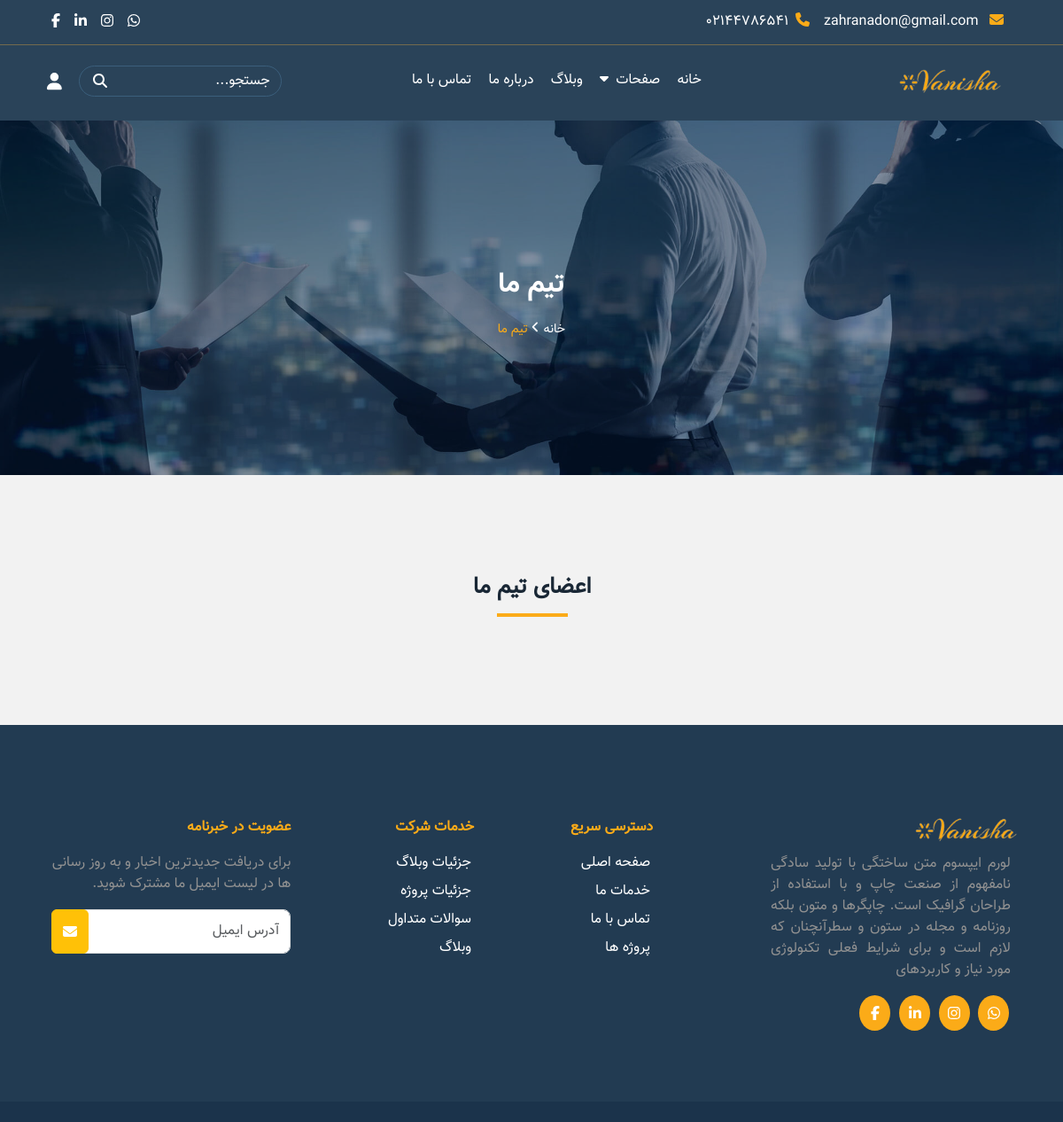
The page /team/members/ on the database as committed earlier.
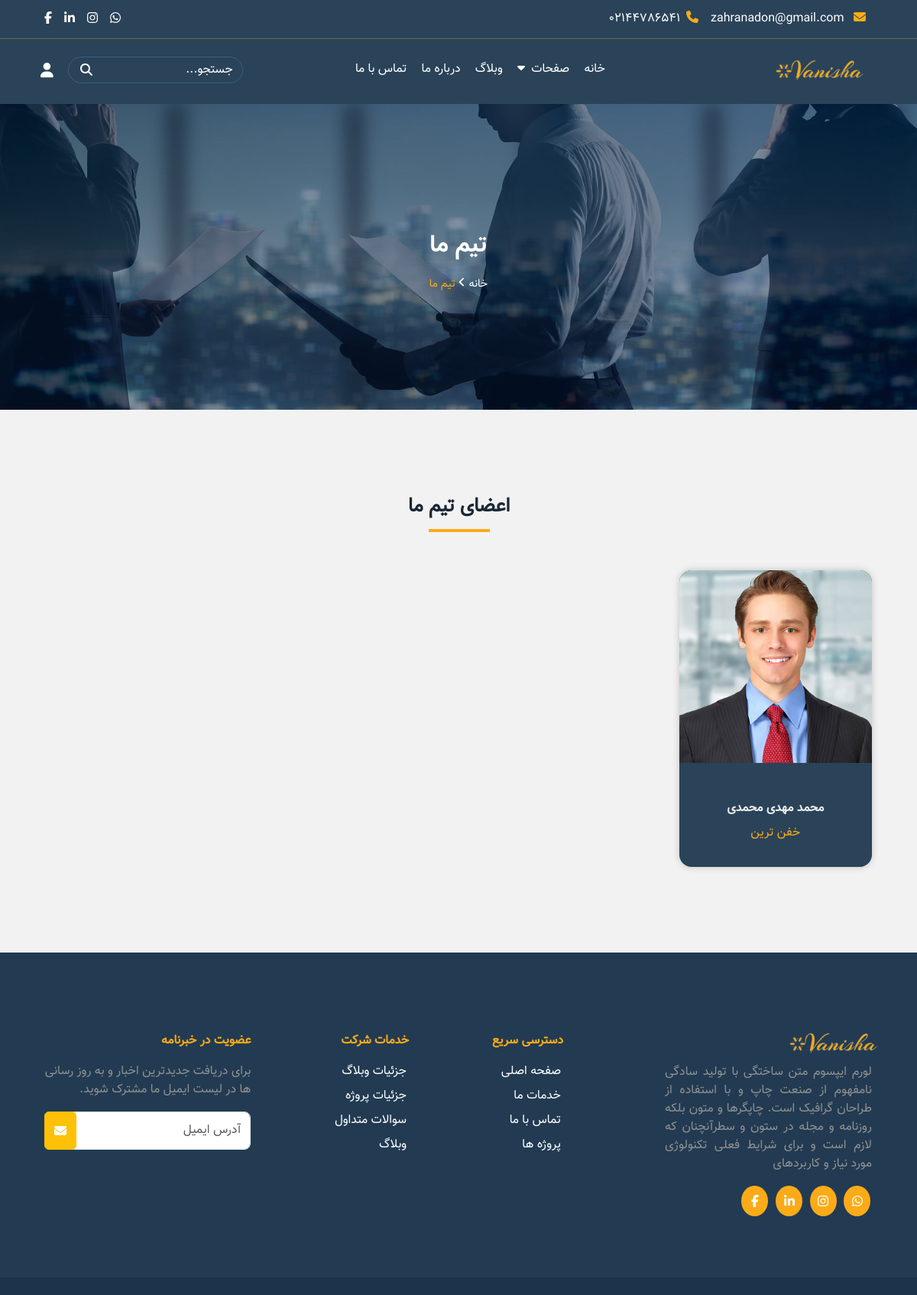
The same page on the database as committed later.
### home/models/home.py (models this page shows, shortened)
class Home(models.Model):
    main_title = models.CharField(
        max_length=100,
        verbose_name="تایتل اصلی"
    )
    short_description = models.TextField(
        max_length=500,
        verbose_name="توضیح کوتاه",
    )
    banner = models.ImageField(
        upload_to="home/banners",
        verbose_name= "بنر سایت",
    )
    card1_title = models.CharField(
        max_length=100,
        verbose_name= "تایتل کارت اول",
    )
    card1_description = models.TextField(
        max_length=500,
        verbose_name= "توضیح کارت اول",
    )
    card2_title = models.CharField(
        max_length=100,
        verbose_name= "تایتل کارت دوم",
    )
    card2_description = models.TextField(
        max_length=500,
        verbose_name= "توضیح کارت دوم",
    )
    card3_title = models.CharField(
        max_length=100,
        verbose_name= "تایتل کارت سوم",
    )
    card3_description = models.TextField(
        max_length=500,
        verbose_name= "توضیح کارت سوم",
    )
    company_phone = models.CharField(
        max_length=11,
        verbose_name= "شماره تلفن شرکت",
    )
    company_email = models.EmailField(
        max_length=100,
        verbose_name= "ایمیل شرکت",
    )
    class Meta:
        verbose_name = "صفحه اصلی"
        verbose_name_plural = "تنظیمات صفحه اصلی"

### team/models/team.py (models this page shows, shortened)
class Team(models.Model):
    name = models.CharField(
        max_length=100,
        verbose_name= "نام",
    )
    speciality = models.CharField(
        max_length=100,
        verbose_name= "تخصص",
    )
    profile_picture = models.ImageField(
        upload_to="team/profile_pictures",
        null=True,
        blank=True,
        verbose_name= "عکس پروفایل",
    )
    priority = models.PositiveIntegerField(
        default=0,
        verbose_name= "اولویت نمایش",
        help_text= "نشان دهنده الویت نمایش اعضای تیم، عدد بالاتر یعنی الویت بیشتر",
    )
    is_active = models.BooleanField(
        default=True,
        verbose_name= "وضعیت عضو",
        help_text= "فعال یا غیر فعال"
    )
    class Meta:
        verbose_name = "تیم"
        verbose_name_plural = "اعضای تیم"
        indexes = [
            models.Index(
                fields=[
                    'priority',
                ],
            )
        ]
    @property
    def default_image_fallback(self):
         if self.profile_picture:
             return self.profile_picture.url
         return  static('images/default_pfp.jpg')

### team/views/team.py (the view)
# urls.py: path("members/", views.team_members, name="team_members"),
def team_members(request):
    members = TeamModel.objects.filter(is_active=True).order_by('-priority')
    context = {
        'members': members,
    }
    return render(request,'team.html', context)

### home/context_processors.py (called while the page is built)
def site_settings(request):
    settings = HomeModel.objects.last()
    return {
        "site_settings": settings,
    }

### team/templates/team.html (shortened to what this page needs)
{% extends 'base/base.html' %}
{% load static %}
{% block content %}
      <section>
        <div class="banner-top">
          <div class="bannertop-content">
            <div>
              <p>تیم ما</p>
              <div class="text-center">
                <a href="{% url "home:index" %}">خانه</a
                ><span class="bannertop-icon"
                  ><i class="fa-solid fa-angle-left"></i></span
                ><span class="bannertop-index">تیم ما</span>
              </div>
            </div>
          </div>
        </div>
      </section>
      <section class="team level">
        <div class="r-container">
          <h3 class="title">اعضای تیم ما</h3>
          <div class="row row-cols-1 row-cols-md-2 row-cols-lg-4 g-4">
              {% for member in members %}
            <div class="col">
              <div class="card position-relative">
                <figure>
                  <img
                    src="{{ member.default_image_fallback }}"
                    class="card-img-top"
                    alt="{{ member.name }}"
                  />
                </figure>
                <div class="card-body">
                  <p class="card-title">{{ member.name }}</p>
                  <p class="card-text">{{ member.speciality }}</p>
                </div>
              </div>
            </div>
            {% endfor %}
          </div>
        </div>
      </section>
{% endblock %}

### templates/base/base.html (shortened to what this page needs)
{% load static %}
<html lang="fa">
<head>
  <link rel="stylesheet" href="{% static 'css/bootstrap.min.css' %}">
  <link rel="stylesheet" href="{% static 'css/fontawesome.min.css' %}">
  <link rel="stylesheet" href="{% static 'css/swiper-bundle.css' %}">
  <link rel="stylesheet" href="{% static 'css/style.css' %}">
  <link rel="stylesheet" href="{% static 'css/scope.css' %}">
</head>
<body class="{% block body_class %}{% endblock %}" id="{% block body_id %}{% endblock %}">
  {% include "partials/header.html" %}
  <main>
    {% block content %}{% endblock %}
  </main>
  {% include "partials/footer.html" %}
</body>
</html>

### templates/partials/header.html (shortened to what this page needs)
{% load static %}
<header>
  <section class="bg-theme r-border-bottom">
    <div class="level">
      <div class="r-container ">
        <div class="header-top">
          <div class="  col-lg-6 text-right  d-flex">
            <div style="margin-right: 0.5em;"> <span class="icon-right-headertop"><i class="fa-solid fa-envelope"></i></span>
                <span class="text-right-headertop">
                {{ site_settings.company_email }}
                </span>
            </div>
            <div class="pe-lg-3"><span class="icon-right-headertop"><i class="fa-solid fa-phone"></i></span><span
                class="text-right-headertop ">{{ site_settings.company_phone }}</span></div>
          </div>
          <div class=" col-lg-6 text-left ">
            <ul class=" social-header-top d-flex justify-content-end align-content-center ">
              <a href="">
                <li><i class="fa-brands fa-whatsapp"></i></li>
              </a>
              <a href="">
                <li><i class="fa-brands fa-instagram"></i></li>
              </a>
              <a href="">
                <li><i class="fa-brands fa-linkedin-in"></i></li>
              </a>
              <a href="">
                <li><i class="fa-brands fa-facebook-f"></i></li>
              </a>
            </ul>
          </div>
        </div>
      </div>
    </div>
  </section>
  <section class="bg-menudesktop">
    <div class="navbar-level ">
      <div class="r-container">
        <nav class="navbar navbar-expand-lg  nav-menu ">
          <div class=" container-fluid ">
            <a class="navbar-brand" href="{% url "home:index" %}"><img src="{% static 'images/logo.png' %}" alt="logo" class="logo"></a>
            <div class="collapse navbar-collapse " id="navbarSupportedContent">
              <ul class="navbar-nav me-auto mb-2 mb-lg-0  ">
                <li class="nav-item">
                  <a class="nav-link " aria-current="page" href="{% url "home:index" %}">خانه
                  </a>
                </li>
                <li class="nav-item  ">
                  <a class="nav-link" href="#">صفحات
                    <i class="fa-solid fa-caret-down me-1"></i>
                  </a>
                </li>
                <li class="nav-item">
                  <a class="nav-link" href="blog-grid.html">وبلاگ
                  </a>
                </li>
                <li class="nav-item">
                  <a class="nav-link" href="aboutus1.html">درباره ما
                  </a>
                </li>
                <li class="nav-item">
                  <a class="nav-link" href="contact1.html">تماس با ما</a>
                </li>
              </ul>
              <form class="position-relative form-nav-desk" role="search">
                <input class="form-control me-2  input-navbar" type="search" placeholder="جستجو..."
                  aria-label="Search">
                <span class="icon-input "><i class="fa-solid fa-magnifying-glass"></i></span>
              </form>
            </div>
            <a href="rejister.html" class="link-user "><span class="user"><i class="fa-solid fa-user"></i></span></a>
          </div>
        </nav>
      </div>
    </div>
  </section>
</header>

### templates/partials/footer.html
{% load static %}
<footer>
  <div class="level">
    <div class="r-container">
      <div class=" footer d-flex flex-wrap   ">
        <div class="col-xl-3 col-lg-12 col-12">
          <a href=""><img src="{% static 'images/logo.png' %}" alt="logo"></a>
          <p class="caption-footer"> لورم ایپسوم متن ساختگی با تولید سادگی نامفهوم از صنعت چاپ و با استفاده از طراحان
            گرافیک است. چاپگرها و متون بلکه روزنامه و مجله در ستون و سطرآنچنان که لازم است و برای شرایط فعلی تکنولوژی
            مورد
            نیاز و کاربردهای </p>
          <ul class=" social-footer d-flex justify-content-start align-content-center ">
            <a href="">
              <li><i class="fa-brands fa-whatsapp"></i></li>
            </a>
            <a href="">
              <li><i class="fa-brands fa-instagram"></i></li>
            </a>
            <a href="">
              <li><i class="fa-brands fa-linkedin-in"></i></li>
            </a>
            <a href="">
              <li><i class="fa-brands fa-facebook-f"></i></li>
            </a>
          </ul>
        </div>
        <div class="col-xl-3 col-lg-3 col-md-6 col-12">
          <div class="list-footer-right">
            <p class="title-footer mr">دسترسی سریع</p>
            <ul>
              <a href="index.html">
                <li>صفحه اصلی</li>
              </a>
              <a href="services1.html">
                <li>خدمات ما</li>
              </a>
              <a href="contact1.html">
                <li>تماس با ما</li>
              </a>
              <a href="projects.html">
                <li>پروژه ها</li>
              </a>
            </ul>
          </div>
        </div>
        <div class="col-xl-3 col-lg-3 col-md-6 col-12">
          <div class="list-footer-left">
            <p class="title-footer mr">خدمات شرکت</p>
            <ul>
              <a href="blog-details.html">
                <li>جزئیات وبلاگ</li>
              </a>
              <a href="project -details.html">
                <li>جزئیات پروژه</li>
              </a>
              <a href="questions1.html">
                <li>سوالات متداول</li>
              </a>
              <a href="blog-grid.html">
                <li>وبلاگ</li>
              </a>
            </ul>
          </div>
        </div>
        <div class="col-xl-3 col-lg-6 col-12">
          <p class="title-footer">عضویت در خبرنامه</p>
          <p>برای دریافت جدیدترین اخبار و به روز رسانی ها در لیست ایمیل ما مشترک شوید.</p>
          <form action="" class="position-relative">
            <div class="mb-3">
              <input type="email" class="form-control" id="exampleFormControlInput1" placeholder="آدرس ایمیل">
              <button type="button" class="btn btn-warning text-white position-absolute top-0 start-0 h-100"><i
                  class="fa-solid fa-envelope"></i></button>
            </div>
          </form>
        </div>
      </div>
    </div>
  </div>
  <div class="bg-theme2">
    <div class="r-container">
      <div class="copyright ">
      </div>
    </div>
  </div>
</footer>

### templates/partials/scripts.html (shortened to what this page needs)
{% load static %}

### static/css/scope.css (style rules this page uses)
@media screen and (min-width: 768px) { .title { font-size: 1.6em; } }
@media screen and (min-width: 768px) { .banner-top .bannertop-content p:nth-of-type(1) { font-size: 2.2em; } }
@media screen and (min-width: 992px) { .nav-menu { padding-top: 18px; } }
@media screen and (min-width: 992px) { .navbar-level { padding: 0 2.8em 1em 2.8em; } }
@media screen and (min-width: 992px) { .logo { margin-top: 0.5em; } }
@media screen and (min-width: 992px) { .link-user { margin-top: 0.1em; } }
@media screen and (min-width: 992px) { .footer .list-footer-right ul, .footer .list-footer-left ul { width: auto; } }
@media screen and (min-width: 992px) { .banner-top { height: 400px; } }
@media screen and (min-width: 1200px) { .r-container { max-width: 1200px; } }
@media screen and (min-width: 1200px) { .header-top { display: -webkit-box; display: -ms-flexbox; display: flex; } }
@media screen and (min-width: 1200px) { .logo { margin-left: -3.5em !important; } }
@media screen and (min-width: 1200px) { .nav-menu ul { display: -webkit-box; display: -ms-flexbox; display: flex; } }
@media screen and (min-width: 1200px) { .nav-menu li { margin-left: 0.2em; } }
@media screen and (min-width: 1200px) { .form-nav-desk { display: -webkit-box; display: -ms-flexbox; display: flex; } }
@media screen and (min-width: 1200px) { .nav-menu ul { margin-left: 8em !important; } }
@media screen and (min-width: 1200px) { .user { display: block; } }
@media screen and (min-width: 1200px) { .footer .list-footer-right { margin-right: 6em; } }
@media screen and (min-width: 1200px) { .footer .list-footer-left { margin-right: 1.7em; } }

Rows that differ between the two databases and show on the page:
added Team: name "محمد مهدی محمدی", speciality "خفن ترین"
